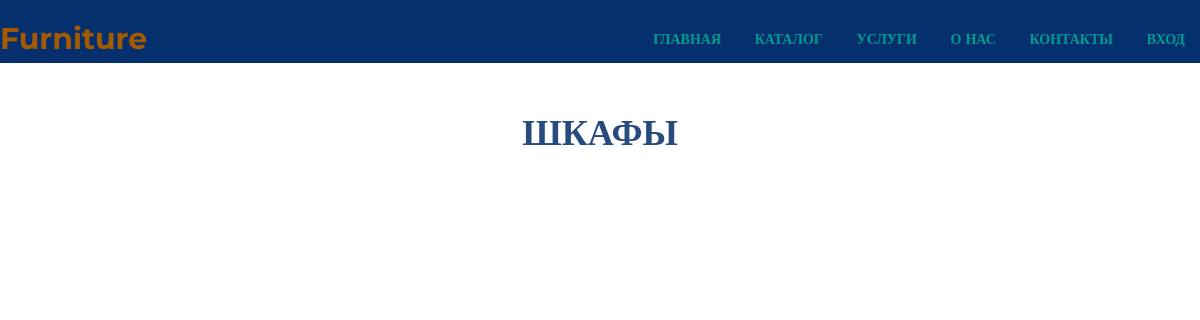
The page /cupboard/ on the database as committed earlier.
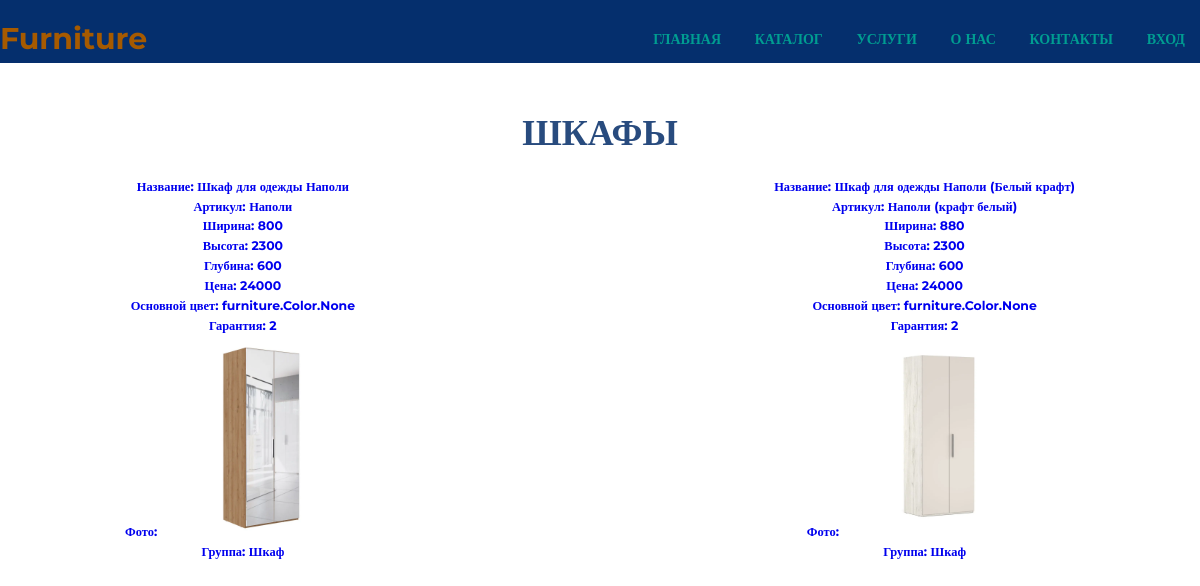
The same page on the database as committed later.
### furniture/models.py (models this page shows, shortened)
class Product(models.Model):
    title = models.CharField("Название", max_length=100)
    artikle = models.ForeignKey(Artikle, verbose_name="Артикул", on_delete=models.CASCADE)
    width = models.PositiveIntegerField("Ширина")
    height = models.PositiveIntegerField("Высота")
    depth = models.PositiveIntegerField("Глубина")
    coast = models.PositiveIntegerField("Цена")
    colors = models.ManyToManyField(Color, verbose_name="Основной цвет")
    ffrancia = models.PositiveIntegerField("Гарантия")
    photo = models.ImageField("Фото",  upload_to="products/")
    group = models.ForeignKey(Group, verbose_name="Группа", on_delete=models.CASCADE)
    class Meta:
        verbose_name = "Продукт"
        verbose_name_plural = "Продукт"

class Artikle(models.Model):
    title = models.CharField("Название", max_length=100)
    artikle = models.CharField("Артикул", max_length=30)
    def __str__(self):
        return self.title
    class Meta:
        verbose_name = "Автикл"
        verbose_name_plural = "Артиклы"

class Group(models.Model):
    title = models.CharField("Название", max_length=100)
    photo = models.ImageField("Фото",  upload_to="products/")
    def __str__(self):
        return self.title
    class Meta:
        verbose_name = "Группа"
        verbose_name_plural = "Группы"

### furniture/views.py (the view)
# urls.py: path("cupboard/", views.ItemsViewCupboard.as_view()),
class ItemsViewCupboard(View):
    def get(self, request):
        item = Product.objects.filter(group_id=5)
        return render(request, "cupboard.html", {'item_list': item})

### templates/cupboard.html (shortened to what this page needs)
<!DOCTYPE html>
{% load static %}
<html>
<head>
  <link rel="stylesheet" href="{% static 'css/style.css' %}">
</head>
<body>
  <header class="header">
    <div class="container">
      <div class="header__inner">
        <div class="header__logo">Furniture</div>
        <nav class="nav">
          <a class="nav__link" href="/">Главная</a>
          <a class="nav__link" href="/#catalog">Каталог</a>
          <a class="nav__link" href="/#service">Услуги</a>
          <a class="nav__link" href="/us">О нас</a>
          <a class="nav__link" href="/us#cont">Контакты</a>
          {% if user.is_authenticated %}
            <a class="nav__link" href="/account/logout">Выход</a>
            <h2 class="nav__link">{{user.username }}</h2>
          {% else %}
            <a class="nav__link" href="/account/login">Вход</a>
          {% endif %}
        </nav>
      </div>
    </div>
  </header>
  <section class="section"  id="catalog">
    <div class="container">
      <div class="section__header">
        <h2 class="section__title">Шкафы</h2>
        <div class="catalog">
            {% for item in item_list %}
            <div class="item">
              <a href="/{{ item.id }}">
                <h5>Название: {{item.title}}</h5>
                <h5>Артикул: {{item.artikle}}</h5>
                <h5>Ширина: {{item.width}}</h5>
                <h5>Высота: {{item.height}}</h5>
                <h5>Глубина: {{item.depth}}</h5>
                <h5>Цена: {{item.coast}}</h5>
                <h5>Основной цвет: {{item.colors}}</h5>
                <h5>Гарантия: {{item.ffrancia}}</h5>
                <div class="item__img">
                    <h5>Фото: <img class="item__img" src="{{ item.photo.url }}" alt=""></h5>
                </div>
                <h5>Группа: {{item.group}}</h5>
              </a>
            </div>
            {% endfor %}
        </div>
      </div>
  </section>
</body>
</html>

Rows that differ between the two databases and show on the page:
added Product: title "Шкаф для одежды Наполи", artikle "Наполи", width "800", height "2300", depth "600", coast "24000", colors "furniture.Color.None", ffrancia "2", photo (picture), group "Шкаф"
added Product: title "Шкаф для одежды Наполи (Белый крафт)", artikle "Наполи (крафт белый)", width "880", height "2300", depth "600", coast "24000", colors "furniture.Color.None", ffrancia "2", photo (picture), group "Шкаф"
